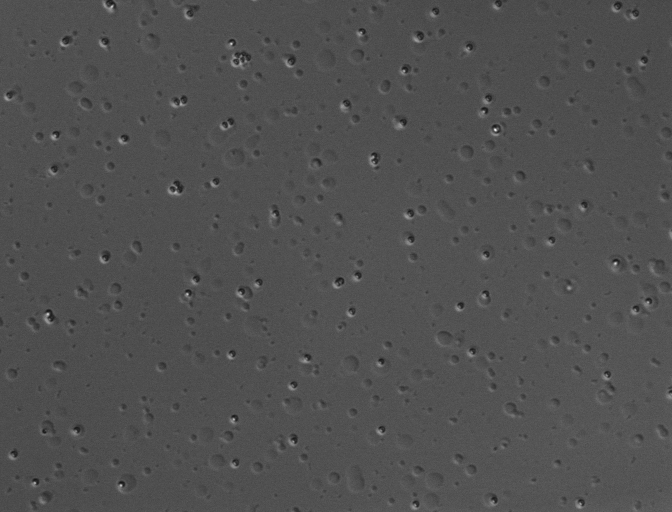
#> input picture 6.15.18 wt Tau only 2pc PEG 10uM tiCtrl.tif, 1344 x 1024 px (shown at 1/2 size)
$ python contrasttest.py
#> lines starting #> are read from the running program, lines starting #| are printed output that depends on the picture
# -*- coding: utf-8 -*-
"""
Created on Sat Oct  6 14:06:50 2018

@author: kevin
"""

import cv2
import numpy as np
from matplotlib import pyplot as plt

img = cv2.imread('6.15.18 wt Tau only 2pc PEG 10uM tiCtrl.tif',0)
#> img is the input picture: shape (1024, 1344); min 14, max 254, mean 80

hist,bins = np.histogram(img.flatten(),256,[0,256])
#> hist = 256 values, max 89962 at index 80, min 0 at index 0, mean 5376; bins = 257 values from 0 to 256

cdf = hist.cumsum()
#> cdf = 256 values from 0 to 1376256
cdf_normalized = cdf * hist.max()/ cdf.max()
#> cdf_normalized = 256 values from 0 to 89962

plt.plot(cdf_normalized, color = 'b')
plt.hist(img.flatten(),256,[0,256], color = 'r')
plt.xlim([0,256])
plt.legend(('cdf','histogram'), loc = 'upper left')
plt.show()
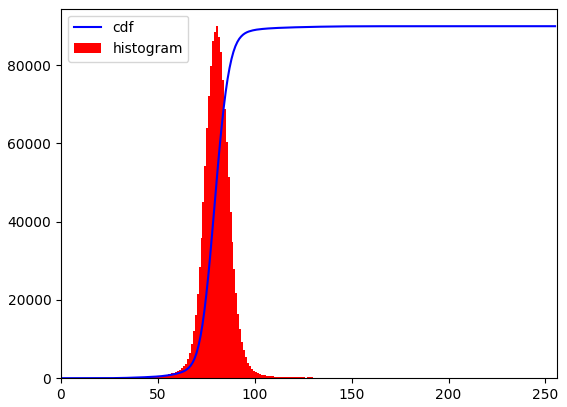
#> figure drawn by matplotlib, 1 panel; tallest bar 89962 high, from x = 80 to 81; curve peaks at x = 254, y = 89962

equ = cv2.equalizeHist(img)
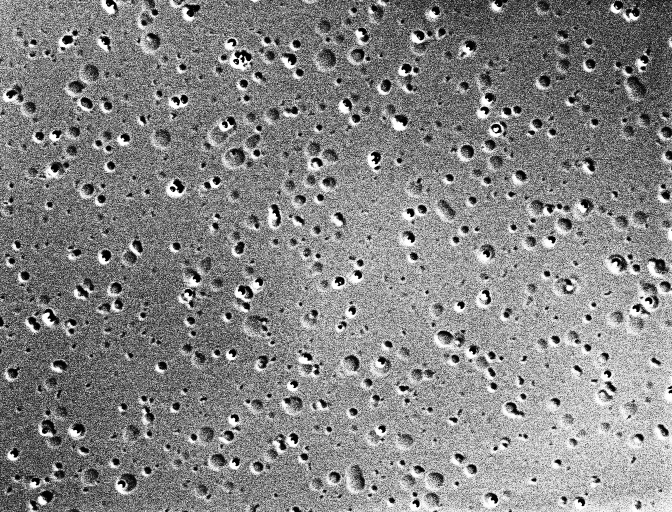
#> equ: shape (1024, 1344) (shown at 1/2 size); min 0, max 255, mean 133.1
res = np.hstack((img,equ))
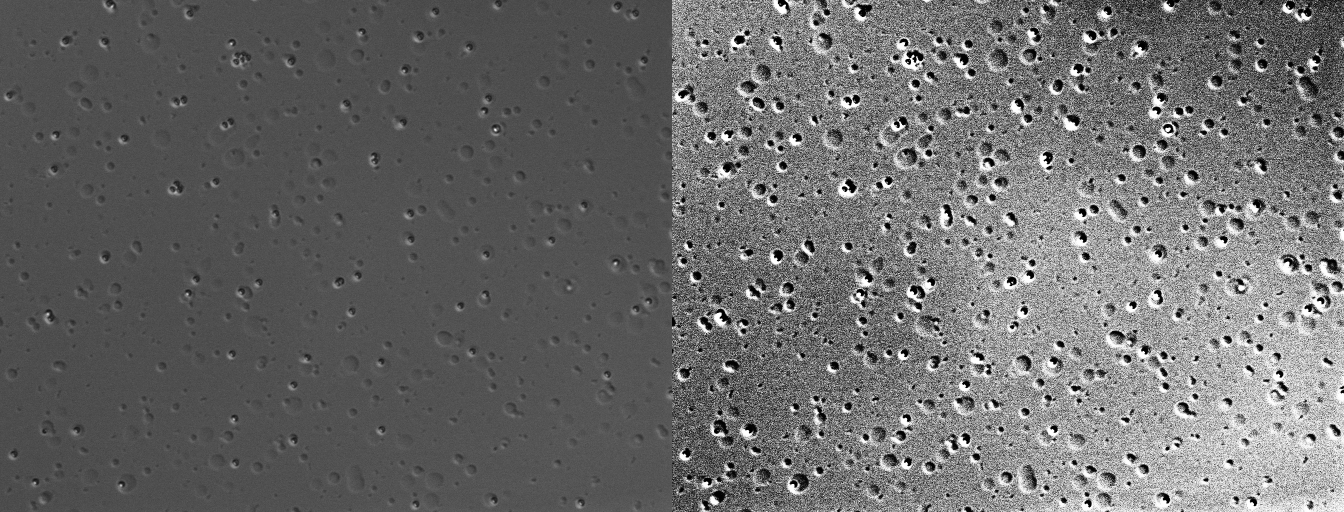
#> res: shape (1024, 2688) (shown at 1/2 size); min 0, max 255, mean 106.6
cv2.imwrite('res.png',res)

new_img = cv2.imread('a.tif',0)
#> (the run stopped early here; a loop or call above may not have finished)
